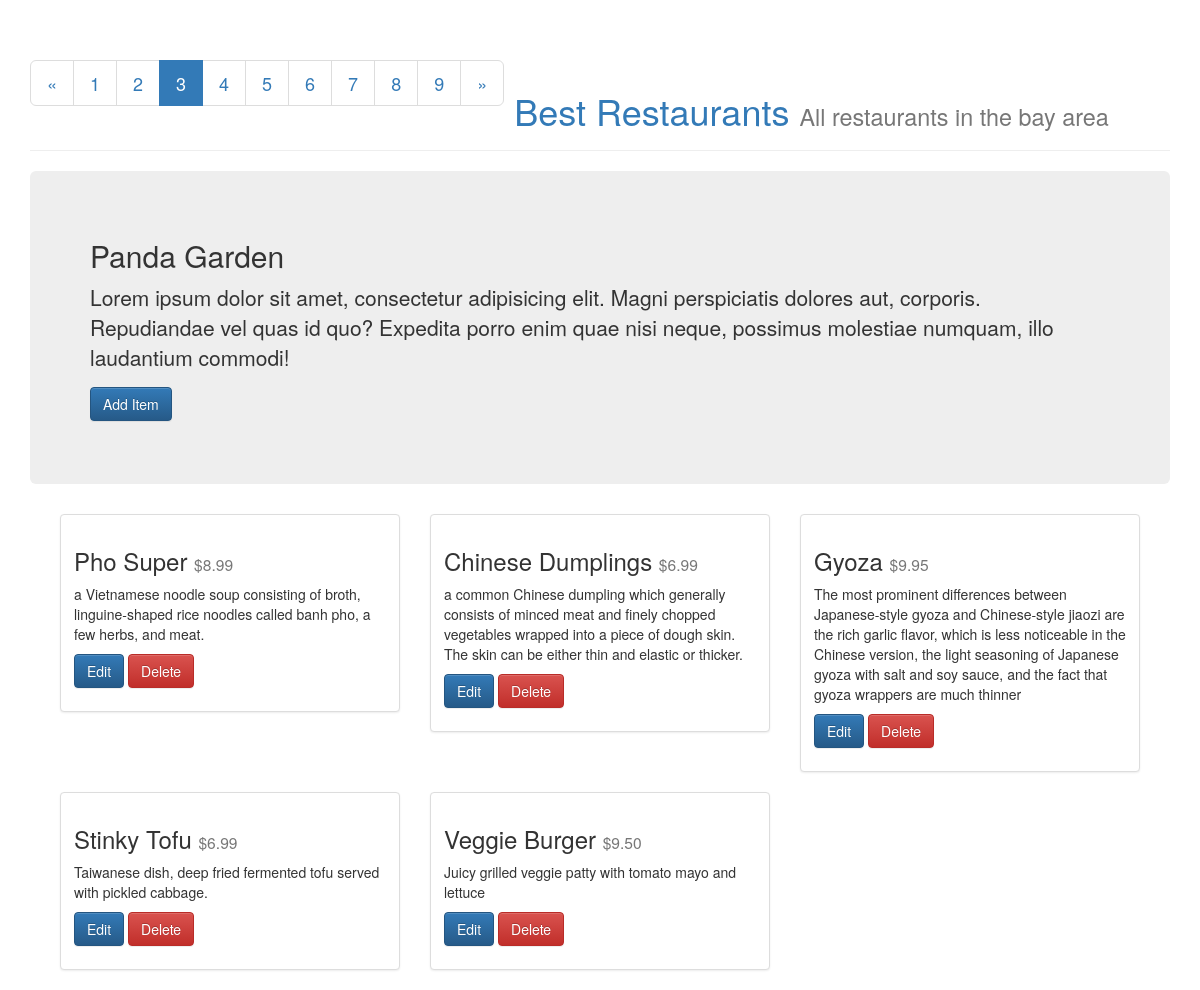
Page /restaurants/3/ on the committed database.
### database_setup.py (models this page shows, shortened)
class Restaurant(Base):
    __tablename__ = 'restaurant'
    id = Column(Integer, primary_key=True)
    name = Column(String(250), nullable=False)
    description = Column(String(1000),nullable=False)

class MenuItem(Base):
    __tablename__ = 'menu_item'
    name =Column(String(80), nullable = False)
    id = Column(Integer, primary_key = True)
    description = Column(String(250))
    price = Column(String(8))
    course = Column(String(250))
    restaurant_id = Column(Integer,ForeignKey('restaurant.id'))
    restaurant = relationship(Restaurant)

### server.py (the view)
@app.route('/restaurants/<int:restaurant_id>/')
def restaurant_menu(restaurant_id):
  restaurant = session.query(Restaurant).filter_by(id = restaurant_id).one()
  count = session.query(Restaurant).count() # get no. of restaurants, for pagination
  items = session.query(MenuItem).filter_by(restaurant_id = restaurant.id)
  return render_template('menu.html', restaurant=restaurant, items=items, count=count)

### templates/menu.html (shortened to what this page needs)
<html>
<head>
	<link rel="stylesheet" href="https://maxcdn.bootstrapcdn.com/bootstrap/3.3.4/css/bootstrap.min.css">
	<link rel="stylesheet" href="https://maxcdn.bootstrapcdn.com/bootstrap/3.3.4/css/bootstrap-theme.min.css">
</head>
<body>
<div class="container">
	<div class="col-md-10 col-md-offset-1 col-sm-12 col-xs-12">
	</div>
	<div class="page-header">
		<h1>
			<ul class="pagination pagination-lg">
			  	{% if restaurant.id > 1 %}
			  		<li>
				      <a href="{{url_for('restaurant_menu', restaurant_id=restaurant.id-1)}}" aria-label="Previous">
				        <span aria-hidden="true">&laquo;</span>
				      </a>
				    </li>
				 {% else %}
				 	<li class="disabled">
				 		<a href="#">
				 			<span aria-hidden="true">&laquo;</span>
				 		</a>
				 	</li>
			  	{% endif %}
			    {% for i in range(1, count+1) %}
					{% if i == restaurant.id%}
						<li class="active"><a href="{{url_for('restaurant_menu', restaurant_id=i)}}">{{i}}</a></li>
					{% else %}
						<li><a href="{{url_for('restaurant_menu', restaurant_id=i)}}">{{i}}</a></li>
					{% endif%}
			    {% endfor %}
			    {% if restaurant.id < count %}
			  		<li>
				      <a href="{{url_for('restaurant_menu', restaurant_id=restaurant.id+1)}}" aria-label="Previous">
				        <span aria-hidden="true">&raquo;</span>
				      </a>
				    </li>
				 {% else %}
				 	<li class="disabled">
				 		<a href="#">
				 			<span aria-hidden="true">&raquo;</span>
				 		</a>
				 	</li>
			  	{% endif %}
			  </ul>
			  <a href="{{url_for('show_restaurants')}}">Best Restaurants</a>
			<small>All restaurants in the bay area</small>
		</h1>
	</div>
	<div class="jumbotron">
		<h2>{{restaurant.name}}</h2>
		<p>{{restaurant.description}}</p>
		<p><a href="{{url_for('new_menu_item', restaurant_id=restaurant.id)}}" class="btn btn-primary">Add Item</a></p>
	</div>
	<div class="col-md-12">
		{% for item in items %}
			<div class="col-md-4 col-sm-6 col-xs-6">
				<div class="thumbnail">
					<div class="caption">
						<h3>{{item.name}} <small>{{item.price}}</small> </h3>
						<p>
							{{item.description}}
						</p>
						<p>
							<a href="{{url_for('edit_menu_item', restaurant_id=restaurant.id, menu_id=item.id)}}" class="btn btn-primary">
								Edit
							</a>
							<a href="{{url_for('delete_menu_item', restaurant_id=restaurant.id, menu_id=item.id)}}" class="btn btn-danger">
								Delete
							</a>
						</p>
					</div>
				</div>
			</div>
		{% endfor %}
	</div>
</div>
</body>
</html>

### rows in the picture
Restaurant: name "Panda Garden", description "Lorem ipsum dolor sit amet, consectetur adipisicing elit. Magni perspiciatis dolores aut, corporis. Repudiandae vel quas id quo? Expedita porro enim quae nisi neque, possimus molestiae numquam, illo laudantium commodi!"
MenuItem: name "Pho Super", price "$8.99", description "a Vietnamese noodle soup consisting of broth, linguine-shaped rice noodles called banh pho, a few herbs, and meat."
MenuItem: name "Chinese Dumplings", price "$6.99", description "a common Chinese dumpling which generally consists of minced meat and finely chopped vegetables wrapped into a piece of dough skin. The skin can be either thin and elastic or thicker."
MenuItem: name "Gyoza", price "$9.95", description "The most prominent differences between Japanese-style gyoza and Chinese-style jiaozi are the rich garlic flavor, which is less noticeable in the Chinese version, the light seasoning of Japanese gyoza with salt and soy sauce, and the fact that gyoza wrappers are much thinner"
MenuItem: name "Stinky Tofu", price "$6.99", description "Taiwanese dish, deep fried fermented tofu served with pickled cabbage."
MenuItem: name "Veggie Burger", price "$9.50", description "Juicy grilled veggie patty with tomato mayo and lettuce"

### other values in the picture
{{ i }} "1" "2" "4" "5" "6" "7" "8" "9"
{{ i }} "3"
